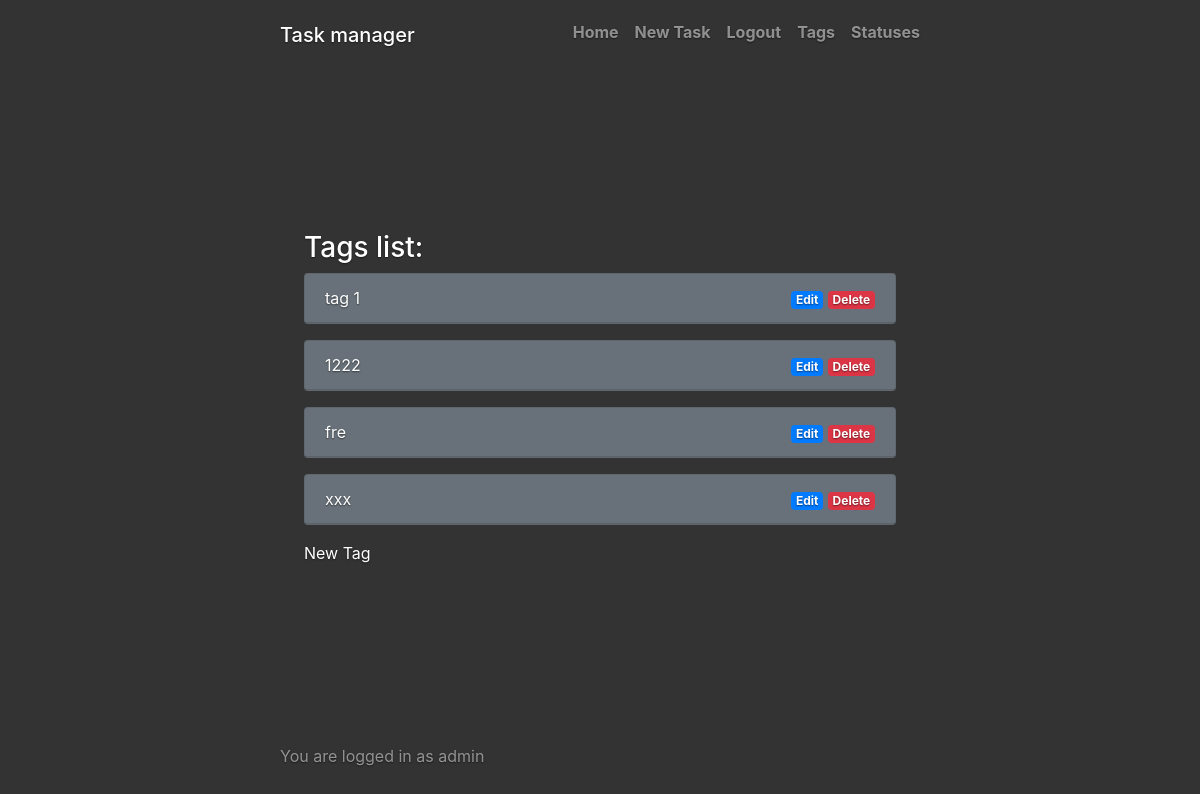
The app's page /tasks/tags/ (signed in) with its own data.
### tasks/models.py (models this page shows, shortened)
class Tag(models.Model):
    name = models.CharField(
        max_length=200,
        unique=True,
        help_text="Enter a tag")

### tasks/views.py (the view)
# urls.py: path('tags/', views.TagsView.as_view(), name='tags'),
class TagsView(generic.ListView):
    template_name = 'tags.html'
    context_object_name = 'tags'
    def get_queryset(self):
        return Tag.objects.all()

### tasks/templates/tags.html
{% extends "base.html" %}
{% block content %}
    <h3 class="cover-heading">Tags list:</h3>
    {% if tags %}
    {% for tag in tags %}
    <div class="card text-white bg-secondary mb-3">
      <div class="card-header">
        <div class="row">
          <div class="col-md-6"><div class="text-left"><a href="{% url 'tag' tag.id %}">{{ tag.name }}</a></div></div>
          <div class="col-md-6"><div class="text-right"><a href="{% url 'tag_update' tag.id %}" class="badge badge-primary">Edit</a> <a href="{% url 'tag_delete' tag.id %}" class="badge badge-danger">Delete</a></div></div>
        </div>
      </div>
    </div>
  {% endfor %}
  {% else %}
    <p>You don't have any tags. </p>
  {% endif %}
  <p class="card-text"><a href="{% url 'tag_create'%}?next={{request.path}}">New Tag</a></p>
{% endblock %}

### tasks/templates/base.html (shortened to what this page needs)
<!doctype html>
<html lang="en">
<head>
    {% load bootstrap4 %}
    {% bootstrap_css %}
    {% load static %}
    <link rel="stylesheet" href="{% static 'css/cover.css' %}">
</head>
<body class="text-left">
    {% block conteiner %}
    <div class="cover-container d-flex w-100 h-100 p-3 mx-auto flex-column">
        {% endblock %}
        <header class="masthead mb-auto">
            <div class="inner">
                <h3 class="masthead-brand"><a href="/" class="navbar-brand">Task manager</a></h3>
                <nav class="nav nav-masthead justify-content-center">
                    <a class="nav-link" href="/">Home</a>
                    <a class="nav-link" href="{% url 'task_create'%}?next={{request.path}}">New Task</a> {% if user.is_authenticated %}
                    <a class="nav-link" href="{% url 'logout'%}?next={{request.path}}">Logout</a> {% else %}
                    <a class="nav-link" href="{% url 'login'%}?next={{request.path}}">Login</a>
                    <a class="nav-link" href="{% url 'register' %}">Register</a> {% endif %}
                    <a class="nav-link" href="{% url 'tag_create' %}">Tags</a>
                    <a class="nav-link" href="{% url 'task_status_create' %}">Statuses</a>
                </nav>
            </div>
        </header>
        <main role="main" class="inner cover">
            <p class="lead">{% block content %}{% endblock %}</p>
        </main>
        <footer class="mastfoot mt-auto">
            <div class="inner">
                {% if user.is_authenticated %}
                <p>You are logged in as {{ user.get_username }}</p>
                {% endif %}
            </div>
        </footer>
    </div>
</body>
</html>

### tasks/static/css/cover.css (style rules this page uses)
a, a:focus, a:hover { color: #fff; }
html, body { height: 100%; background-color: #333; }
body { display: -ms-flexbox; display: flex; color: #fff; text-shadow: 0 .05rem .1rem rgba(0, 0, 0, .5); }
.cover-container { max-width: 42em; }
.masthead { margin-bottom: 2rem; }
.masthead-brand { margin-bottom: 0; }
.nav-masthead .nav-link { padding: .25rem 0; font-weight: 700; color: rgba(255, 255, 255, .5); background-color: transparent; border-bottom: .25rem solid transparent; }
.nav-masthead .nav-link + .nav-link { margin-left: 1rem; }
@media (min-width: 48em) { .masthead-brand { float: left; } }
@media (min-width: 48em) { .nav-masthead { float: right; } }
.cover { padding: 0 1.5rem; }
.mastfoot { color: rgba(255, 255, 255, .5); }

### records on screen
Tag: name "tag 1"
Tag: name "1222"
Tag: name "fre"
Tag: name "xxx"

### other values on screen
{{ user.get_username }} "admin"
